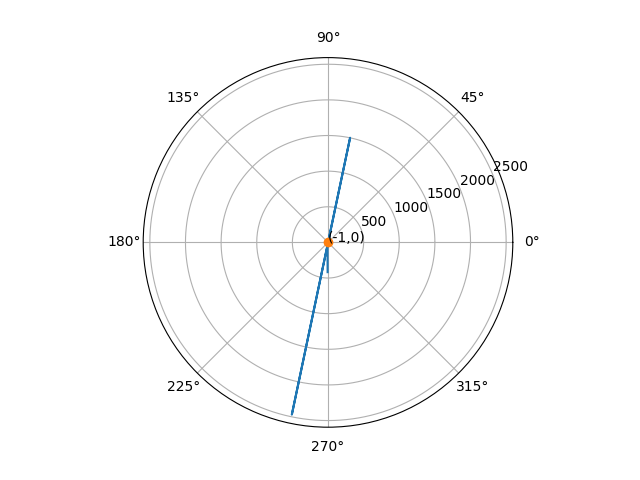

Generate this figure with Python:
import numpy as np
import matplotlib.pyplot as plt
import control 
G = control.tf([100,500],[1,3,4,12,0])
w = np.linspace(0.1,20,1000)
mag,phase,W = G.freqresp(w)
ax = plt.subplot(111,projection= 'polar')
ax.plot(phase.reshape((1000,))[-1000:],mag.reshape((1000,))[-1000:])
plt.plot(-1,0,'o')
plt.annotate('(-1,0)',(-1,0))
plt.show()
